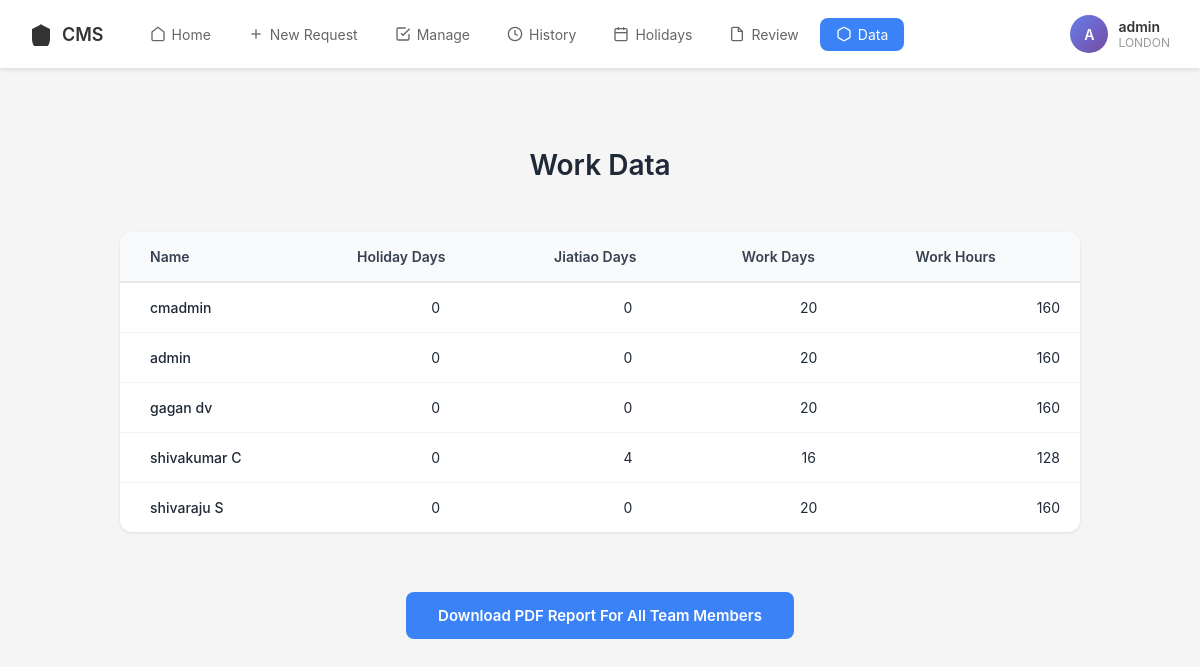
Screenshot of /data/ (signed in) with the database file from the repository.
### cmsapp/models.py (models this page shows, shortened)
class User(AbstractUser):
    ROLE_CHOICES = (
        ('employee', 'Employee'),
        ('manager', 'Manager'),
        ('admin', 'Admin'),
    )
    role = models.CharField(max_length=10, choices=ROLE_CHOICES, default='employee')
    location = models.CharField(max_length=100, blank=True)
    country = models.CharField(max_length=100, default='USA')

### cmsapp/views.py (the view)
# urls.py: path('data/', views.data_view, name='data'),
@login_required
def data_view(request):
    if request.user.role != 'admin':
        messages.error(request, 'Only admins can access data')
        return redirect('home')
    from django.db.models import Sum, Count, Q
    from datetime import timedelta
    users = User.objects.all().order_by('first_name')
    work_data = []
    for user in users:
        holiday_days = TimeOffRequest.objects.filter(
            user=user,
            type='vacation',
            status='approved'
        ).count() * 2  # Assuming average 2 days per request
        jiatiao_count = TimeOffRequest.objects.filter(
            user=user,
            type__in=['sick', 'personal'],
            status='approved'
        ).count()
        jiatiao_days = jiatiao_count * 2
        jiatiao_days = jiatiao_days * 2  # Assuming average 2 days per request
        total_approved_days = TimeOffRequest.objects.filter(
            user=user,
            status='approved'
        ).count() * 2  # Assuming average 2 days per request
        work_days = 20 - (holiday_days + jiatiao_days) if (20 - (holiday_days + jiatiao_days)) > 0 else 0
        work_hours = work_days * 8
        work_data.append({
            'name': user.get_full_name() or user.username,
            'holiday_days': holiday_days,
            'jiatiao_days': jiatiao_days,
            'work_days': work_days,
            'work_hours': work_hours,
        })
    return render(request, 'data.html', {
        'work_data': work_data,
    })

### templates/data.html (shortened to what this page needs)
{% extends 'base.html' %}
{% block content %}
<div class="page-container">
    <div class="page-header">
        <h1 class="page-title">Work Data</h1>
    </div>
    <div class="work-data-container">
        <table class="work-table">
            <thead>
                <tr>
                    <th>Name</th>
                    <th class="text-center">Holiday Days</th>
                    <th class="text-center">Jiatiao Days</th>
                    <th class="text-center">Work Days</th>
                    <th class="text-right">Work Hours</th>
                </tr>
            </thead>
            <tbody>
                {% for data in work_data %}
                <tr>
                    <td>{{ data.name }}</td>
                    <td class="text-center">{{ data.holiday_days }}</td>
                    <td class="text-center">{{ data.jiatiao_days }}</td>
                    <td class="text-center">{{ data.work_days }}</td>
                    <td class="text-right">{{ data.work_hours }}</td>
                </tr>
                {% empty %}
                <tr>
                    <td colspan="5" class="text-center" style="padding: 40px; color: #9ca3af;">
                        No work data available
                    </td>
                </tr>
                {% endfor %}
            </tbody>
        </table>
    </div>
    <div class="download-section">
        <a href="{% url 'download_pdf_report' %}" class="btn-download">
            Download PDF Report For All Team Members
        </a>
    </div>
</div>
{% endblock %}

### templates/base.html (shortened to what this page needs)
<!DOCTYPE html>
<html lang="en">
<head>
</head>
<body>
    <nav class="navbar">
        <div class="navbar-left">
            <a href="{% url 'home' %}" class="logo">
                <svg viewBox="0 0 24 24" fill="currentColor">
                    <path d="M12 2L2 7v10c0 5.55 3.84 10.74 9 12 5.16-1.26 9-6.45 9-12V7l-10-5z"/>
                </svg>
                CMS
            </a>
            <ul class="nav-links">
                <li><a href="{% url 'home' %}" class="{% if request.resolver_match.url_name == 'home' %}active{% endif %}">
                    <svg width="16" height="16" viewBox="0 0 24 24" fill="none" stroke="currentColor" stroke-width="2">
                        <path d="M3 9l9-7 9 7v11a2 2 0 0 1-2 2H5a2 2 0 0 1-2-2z"/>
                    </svg>
                    Home
                </a></li>
                <li><a href="{% url 'new_request' %}" class="{% if request.resolver_match.url_name == 'new_request' %}active{% endif %}">
                    <svg width="16" height="16" viewBox="0 0 24 24" fill="none" stroke="currentColor" stroke-width="2">
                        <line x1="12" y1="5" x2="12" y2="19"/>
                        <line x1="5" y1="12" x2="19" y2="12"/>
                    </svg>
                    New Request
                </a></li>
                <li><a href="{% url 'manage_requests' %}" class="{% if request.resolver_match.url_name == 'manage_requests' %}active{% endif %}">
                    <svg width="16" height="16" viewBox="0 0 24 24" fill="none" stroke="currentColor" stroke-width="2">
                        <path d="M9 11l3 3L22 4"/>
                        <path d="M21 12v7a2 2 0 0 1-2 2H5a2 2 0 0 1-2-2V5a2 2 0 0 1 2-2h11"/>
                    </svg>
                    Manage
                </a></li>
                <li><a href="{% url 'history' %}" class="{% if request.resolver_match.url_name == 'history' %}active{% endif %}">
                    <svg width="16" height="16" viewBox="0 0 24 24" fill="none" stroke="currentColor" stroke-width="2">
                        <circle cx="12" cy="12" r="10"/>
                        <polyline points="12 6 12 12 16 14"/>
                    </svg>
                    History
                </a></li>
                <li><a href="{% url 'holidays' %}" class="{% if request.resolver_match.url_name == 'holidays' %}active{% endif %}">
                    <svg width="16" height="16" viewBox="0 0 24 24" fill="none" stroke="currentColor" stroke-width="2">
                        <rect x="3" y="4" width="18" height="18" rx="2" ry="2"/>
                        <line x1="16" y1="2" x2="16" y2="6"/>
                        <line x1="8" y1="2" x2="8" y2="6"/>
                        <line x1="3" y1="10" x2="21" y2="10"/>
                    </svg>
                    Holidays
                </a></li>
                {% if user.role == 'manager' or user.role == 'admin' %}
                <li><a href="{% url 'review' %}" class="{% if request.resolver_match.url_name == 'review' %}active{% endif %}">
                    <svg width="16" height="16" viewBox="0 0 24 24" fill="none" stroke="currentColor" stroke-width="2">
                        <path d="M14 2H6a2 2 0 0 0-2 2v16a2 2 0 0 0 2 2h12a2 2 0 0 0 2-2V8z"/>
                        <polyline points="14 2 14 8 20 8"/>
                    </svg>
                    Review
                </a></li>
                {% endif %}
                {% if user.role == 'admin' %}
                <li><a href="{% url 'data' %}" class="{% if request.resolver_match.url_name == 'data' %}active{% endif %}">
                    <svg width="16" height="16" viewBox="0 0 24 24" fill="none" stroke="currentColor" stroke-width="2">
                        <path d="M21 16V8a2 2 0 0 0-1-1.73l-7-4a2 2 0 0 0-2 0l-7 4A2 2 0 0 0 3 8v8a2 2 0 0 0 1 1.73l7 4a2 2 0 0 0 2 0l7-4A2 2 0 0 0 21 16z"/>
                    </svg>
                    Data
                </a></li>
                {% endif %}
            </ul>
        </div>
        <div class="user-profile dropdown">
            <div class="user-avatar">{{ user.first_name.0|upper }}{{ user.last_name.0|upper }}</div>
            <div class="user-info">
                <div class="user-name">{{ user.get_full_name }}</div>
                <div class="user-location">{{ user.location }}</div>
            </div>
        </div>
    </nav>
    <div class="container">
        {% block content %}{% endblock %}
    </div>
</body>
</html>

### templates/base.html (style rules this page uses)
* { margin: 0; padding: 0; box-sizing: border-box; }
body { font-family: -apple-system, BlinkMacSystemFont, 'Segoe UI', Roboto, Oxygen, Ubuntu, Cantarell, sans-serif; background-color: #f5f5f5; color: #333; }
.navbar { background-color: white; padding: 15px 30px; box-shadow: 0 2px 4px rgba(0,0,0,0.1); display: flex; align-items: center; justify-content: space-between; }
.navbar-left { display: flex; align-items: center; gap: 30px; }
.logo { display: flex; align-items: center; gap: 8px; font-size: 18px; font-weight: 600; color: #333; text-decoration: none; }
.logo svg { width: 24px; height: 24px; }
.nav-links { display: flex; gap: 5px; list-style: none; }
.nav-links a { text-decoration: none; color: #666; padding: 8px 16px; border-radius: 8px; font-size: 14px; display: flex; align-items: center; gap: 6px; transition: all 0.2s; position: relative; }
.nav-links a.active { background-color: #3b82f6; color: white; }
.user-profile { display: flex; align-items: center; gap: 10px; cursor: pointer; position: relative; }
.user-avatar { width: 38px; height: 38px; border-radius: 50%; background: linear-gradient(135deg, #667eea 0%, #764ba2 100%); display: flex; align-items: center; justify-content: center; color: white; font-weight: 600; font-size: 14px; }
.user-info { display: flex; flex-direction: column; }
.user-name { font-weight: 600; font-size: 14px; }
.user-location { font-size: 12px; color: #999; }
.container { max-width: 1200px; margin: 0 auto; padding: 40px 20px; }
.dropdown { position: relative; }

### templates/data.html (style rules this page uses)
.page-container { max-width: 1000px; margin: 0 auto; padding: 40px 20px; }
.page-header { text-align: center; margin-bottom: 50px; }
.page-title { font-size: 28px; font-weight: 600; color: #1f2937; margin-bottom: 0; }
.work-data-container { background: white; border-radius: 12px; box-shadow: 0 1px 3px rgba(0,0,0,0.1); overflow: hidden; margin-bottom: 30px; }
.work-table { width: 100%; border-collapse: collapse; }
.work-table thead { background-color: #f9fafb; border-bottom: 2px solid #e5e7eb; }
.work-table th { padding: 16px 20px; text-align: left; font-size: 14px; font-weight: 600; color: #374151; }
.work-table th:first-child { padding-left: 30px; }
.work-table td { padding: 16px 20px; border-bottom: 1px solid #f3f4f6; font-size: 14px; color: #1f2937; }
.work-table td:first-child { padding-left: 30px; font-weight: 500; }
.work-table tbody tr:last-child td { border-bottom: none; }
.download-section { text-align: center; padding: 30px; }
.btn-download { background-color: #3b82f6; color: white; padding: 14px 32px; border: none; border-radius: 8px; font-size: 15px; font-weight: 600; cursor: pointer; transition: all 0.2s; text-decoration: none; display: inline-block; }
.text-center { text-align: center; }
.text-right { text-align: right; }

### rows the page displays
User: first_name.0 "A", get_full_name "admin", location "LONDON", name "admin", holiday_days "0", jiatiao_days "0", work_days "20", work_hours "160"
User: name "cmadmin"

### other values shown
{{ data.holiday_days }} "0" "0" "0" "0"
{{ data.jiatiao_days }} "0" "0" "4" "0"
{{ data.work_days }} "20" "20" "16" "20"
{{ data.work_hours }} "160" "160" "128" "160"
{{ data.name }} "gagan dv" "shivakumar C" "shivaraju S"
